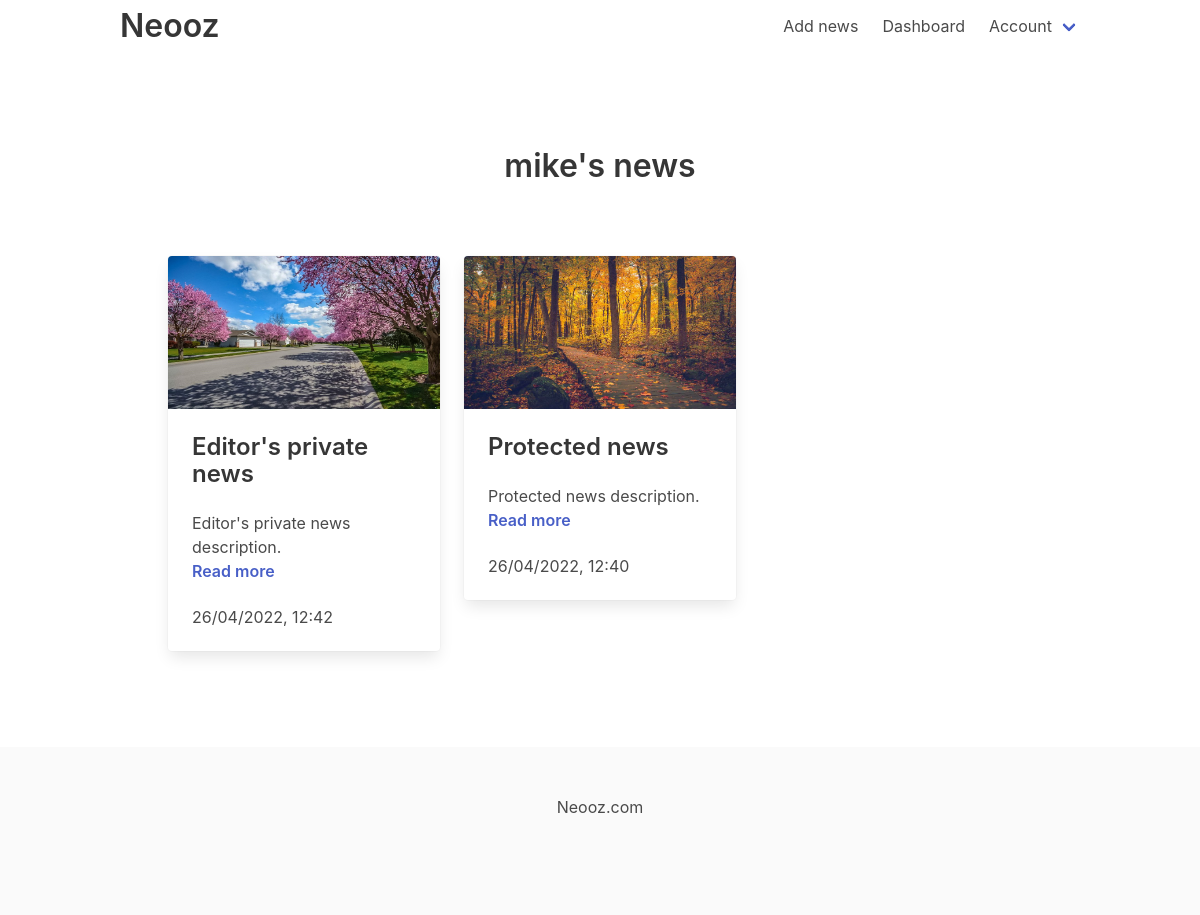
/roles/dashboard/ (signed in), run on the app's committed database.
### news/models.py (models this page shows)
class News(models.Model):
    author = models.ForeignKey(User, on_delete=models.CASCADE )
    title = models.CharField(max_length=255)
    slug = models.SlugField()
    description = models.TextField()
    body = models.TextField()
    image = models.ImageField(upload_to='uploads/', blank=True, null=True)
    date_added = models.DateTimeField(auto_now_add=True)
    protected = models.BooleanField(default=False)
    password = models.CharField(blank=True, null=True, max_length=40)
    private = models.BooleanField(default=False)
    class Meta:
        ordering = ['-date_added']
        verbose_name_plural = 'News'

### roles/views.py (the view)
# urls.py: path('dashboard/', dashboard, name='dashboard'),
def dashboard(request):
    try:
        profile = Profile.objects.get(user=request.user)
    except:
        return render(request, 'registration/dashboard.html', {"profile": {"is_editor": False, "want_to_edit": False}, "news": []})
    try:
        news = News.objects.filter(author=request.user)
        print(news)
    except:
        return render(request, 'registration/dashboard.html', {"profile": profile, "news": []})
    return render(request, 'registration/dashboard.html', {"profile": profile, "news": news})

### roles/templates/registration/dashboard.html (shortened to what this page needs)
{% extends 'core/base.html' %}
{% block content %}
<div class="section">
    <div class="columns">
        <div class="column has-text-centered">
        <h1 class="title">{{ user.username }}'s news</h1><br>
        </div>
    </div>
    {% if news %}
        <div id="app" class="row columns is-multiline">
            {% for one_news in news %}
            <div class="column is-4">
                <div class="card large">
                    <div class="card-image">
                        {% if one_news.image %}
                        <figure class="image is-16by9">
                            <img src="{{ one_news.image.url }}">
                        </figure>
                        {% endif %}
                    </div>
                    <div class="card-content">
                        <p class="title is-4 no-padding">{{ one_news.title  }}</p>
                        <div class="content">
                            {{ one_news.description }}
                            <p>
                                <span class="title is-6">
                                    <a href="{% url 'news_detail' one_news.slug %}"> Read more </a>
                                </span>
                            </p>
                        </div>
                        <div class="media">
                            <div class="media-content">
                                <p class="subtitle is-6">{{ one_news.date_added|date:'d/m/Y, H:i' }}</p>
                            </div>
                        </div>
                    </div>
                </div>
            </div>
            {% endfor %}
        </div>
    {% endif %}
</div>
{% endblock %}

### data on the page
News: image (picture), title "Editor's private news", description "Editor's private news description.", date_added "26/04/2022, 12:42"
News: image (picture), title "Protected news", description "Protected news description.", date_added "26/04/2022, 12:40"

### other printed values
{{ user.username }} "mike"
